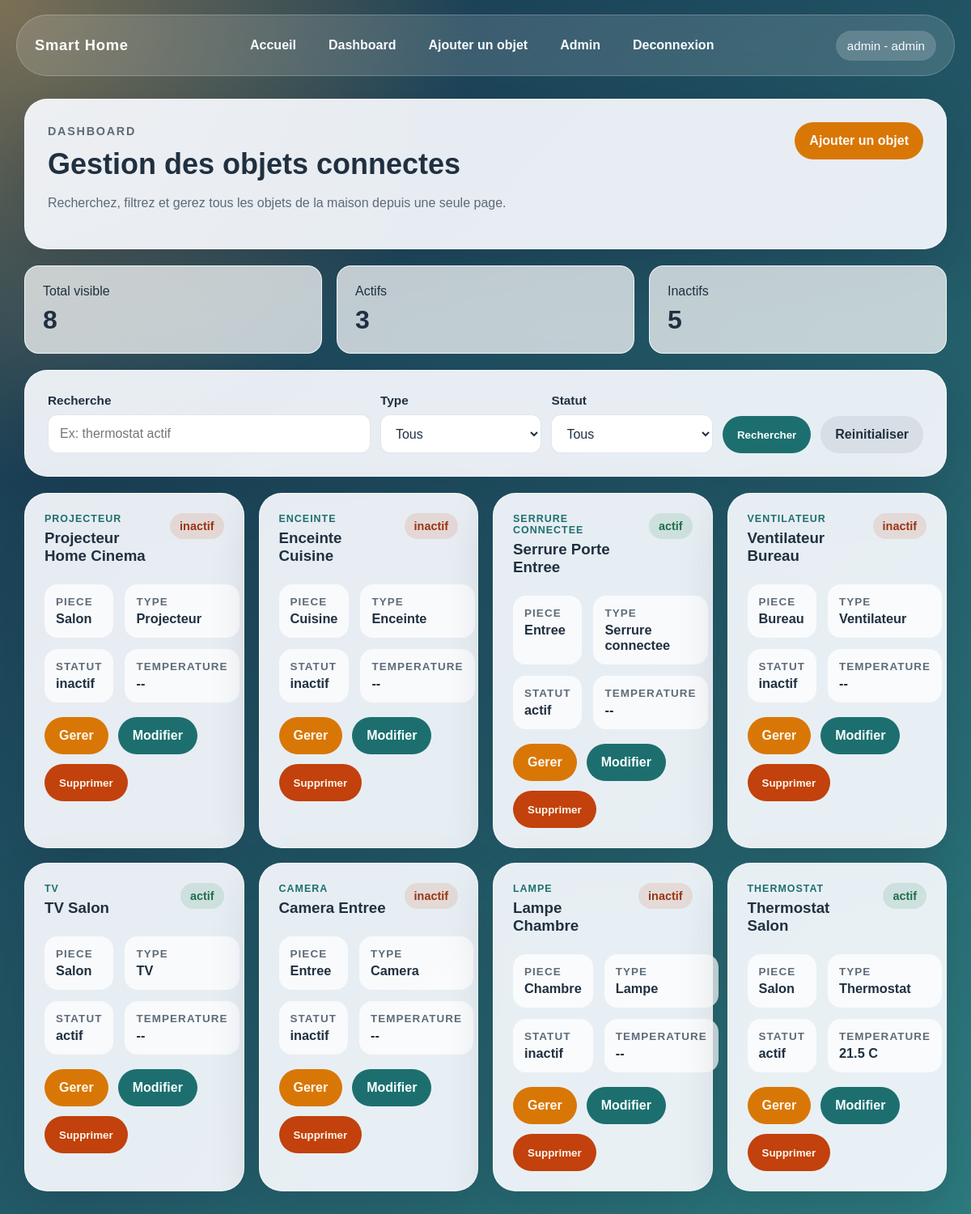
/dashboard (signed in), run on an earlier commit of the app's database.
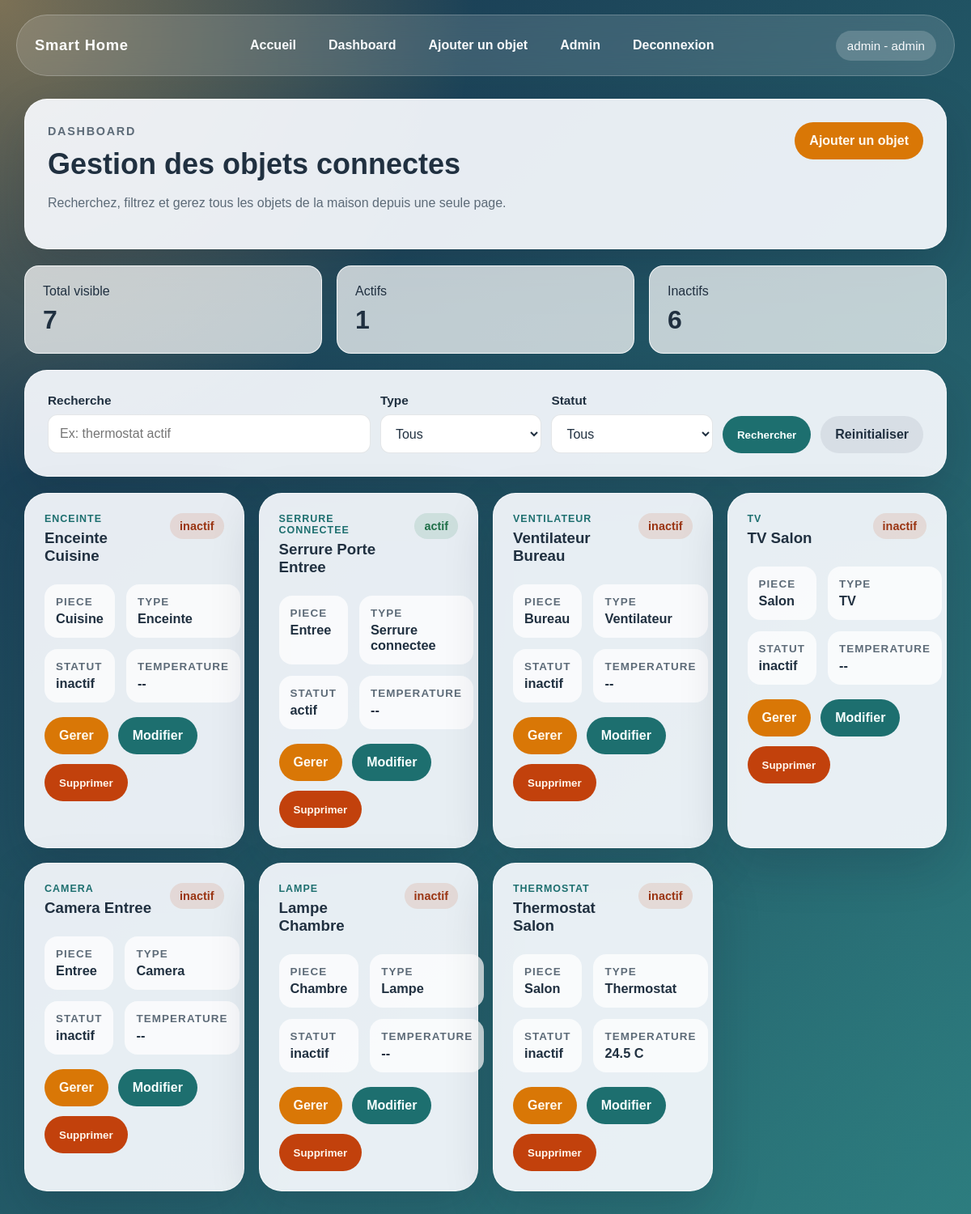
And on a later commit of the database.
### tables this page shows
CREATE TABLE objects (
        id INTEGER PRIMARY KEY AUTOINCREMENT,
        name TEXT NOT NULL,
        type TEXT NOT NULL,
        status TEXT NOT NULL DEFAULT 'actif',
        temperature REAL,
        room TEXT NOT NULL
    );

### app.py (the view)
@app.route("/dashboard")
@login_required
def dashboard():
    search_text = request.args.get("search", "").strip()
    type_filter = request.args.get("type", "").strip()
    status_filter = request.args.get("status", "").strip()
    conn = get_db_connection()
    try:
        objects = list_objects(conn, search_text, type_filter, status_filter)
        object_types = get_available_object_types(conn)
    finally:
        conn.close()
    active_count = sum(1 for object_data in objects if object_data["status"] == "actif")
    inactive_count = sum(1 for object_data in objects if object_data["status"] == "inactif")
    return render_template(
        "dashboard.html",
        objects=objects,
        object_types=object_types,
        search_text=search_text,
        type_filter=type_filter,
        status_filter=status_filter,
        active_count=active_count,
        inactive_count=inactive_count,
    )

### app.py (called while the page is built)
def get_db_connection():
    conn = sqlite3.connect(DATABASE)
    conn.row_factory = sqlite3.Row
    return conn

def normalize_text(value):
    normalized = unicodedata.normalize("NFKD", str(value or ""))
    without_accents = "".join(
        char for char in normalized if not unicodedata.combining(char)
    )
    return without_accents.lower().strip()

def normalize_status_value(value):
    token = normalize_text(value)
    if token in {"1", "true", "actif", "on", "active"}:
        return "actif"
    return "inactif"

def type_label(value):
    if not value:
        return "Objet"
    return TYPE_LABELS.get(value, value.replace("_", " ").title())

def serialize_object(row):
    temperature = row["temperature"]
    if temperature in ("", None):
        parsed_temperature = None
    else:
        try:
            parsed_temperature = float(temperature)
        except (TypeError, ValueError):
            parsed_temperature = None
    return {
        "id": row["id"],
        "name": row["name"],
        "type": row["type"],
        "status": normalize_status_value(row["status"]),
        "temperature": parsed_temperature,
        "room": row["room"],
    }

def get_available_object_types(conn, current_type=""):
    types = list(DEFAULT_OBJECT_TYPES)
    rows = conn.execute(
        """
        SELECT DISTINCT type
        FROM objects
        WHERE type IS NOT NULL AND type <> ''
        ORDER BY type ASC
        """
    ).fetchall()
    for row in rows:
        value = row["type"].strip()
        if value and value not in types:
            types.append(value)
    if current_type and current_type not in types:
        types.append(current_type)
    return types

def login_required(view_func):
    @wraps(view_func)
    def wrapped_view(*args, **kwargs):
        if not session.get("user_id"):
            flash("Connectez-vous pour acceder a cette page.", "error")
            return redirect(url_for("login"))
        return view_func(*args, **kwargs)
    return wrapped_view

@app.template_filter("type_label")
def type_label_filter(value):
    return type_label(value)

### templates/dashboard.html (shortened to what this page needs)
{% extends "base.html" %}
{% block content %}
<section class="panel section-head">
    <div>
        <p class="eyebrow">Dashboard</p>
        <h1>Gestion des objets connectes</h1>
        <p>Recherchez, filtrez et gerez tous les objets de la maison depuis une seule page.</p>
    </div>
    <div class="button-row">
        <a href="{{ url_for('add_object') }}" class="btn btn-primary">Ajouter un objet</a>
    </div>
</section>
<section class="stats-grid">
    <article class="stat-card">
        <span>Total visible</span>
        <strong>{{ objects|length }}</strong>
    </article>
    <article class="stat-card">
        <span>Actifs</span>
        <strong>{{ active_count }}</strong>
    </article>
    <article class="stat-card">
        <span>Inactifs</span>
        <strong>{{ inactive_count }}</strong>
    </article>
</section>
<section class="panel filter-panel">
    <form method="GET" class="filter-bar">
        <div class="field">
            <label for="search">Recherche</label>
            <input
                id="search"
                name="search"
                type="text"
                placeholder="Ex: thermostat actif"
                value="{{ search_text }}"
            >
        </div>
        <div class="field">
            <label for="type">Type</label>
            <select id="type" name="type">
                <option value="">Tous</option>
            </select>
        </div>
        <div class="field">
            <label for="status">Statut</label>
            <select id="status" name="status">
                <option value="">Tous</option>
            </select>
        </div>
        <button type="submit" class="btn btn-secondary">Rechercher</button>
        <a href="{{ url_for('dashboard') }}" class="btn btn-ghost">Reinitialiser</a>
    </form>
</section>
{% if objects %}
    <section class="object-grid">
        {% for object in objects %}
            <article class="panel object-card">
                <div class="object-head">
                    <div>
                        <p class="meta">{{ object.type|type_label }}</p>
                        <h3>{{ object.name }}</h3>
                    </div>
                    <span class="status-badge status-{{ object.status }}">{{ object.status }}</span>
                </div>
                <dl class="object-details">
                    <div>
                        <dt>Piece</dt>
                        <dd>{{ object.room }}</dd>
                    </div>
                    <div>
                        <dt>Type</dt>
                        <dd>{{ object.type|type_label }}</dd>
                    </div>
                    <div>
                        <dt>Statut</dt>
                        <dd>{{ object.status }}</dd>
                    </div>
                    <div>
                        <dt>Temperature</dt>
                        <dd>
                            {% if object.temperature is not none %}
                                {{ "%.1f"|format(object.temperature) }} C
                            {% else %}
                                --
                            {% endif %}
                        </dd>
                    </div>
                </dl>
                <div class="card-actions">
                    <a href="{{ url_for('control_object', object_id=object.id) }}" class="btn btn-primary">Gerer</a>
                    <a href="{{ url_for('edit_object', object_id=object.id) }}" class="btn btn-secondary">Modifier</a>
                    <form method="POST" action="{{ url_for('delete_object', object_id=object.id) }}" class="inline-form">
                        <button type="submit" class="btn btn-danger">Supprimer</button>
                    </form>
                </div>
            </article>
        {% endfor %}
    </section>
{% else %}
    <section class="panel">
        <h3 class="table-title">Aucun objet trouve</h3>
        <p class="empty-state">Essayez une autre recherche ou ajoutez un nouvel objet.</p>
    </section>
{% endif %}
{% endblock %}

### templates/base.html (shortened to what this page needs)
<!DOCTYPE html>
<html lang="fr">
<head>
    <link rel="stylesheet" href="{{ url_for('static', filename='style.css') }}">
</head>
<body>
    <header class="site-header">
        <div class="nav-shell">
            <a class="brand" href="{{ url_for('home') }}">Smart Home</a>
            <nav class="nav-links">
                <a href="{{ url_for('home') }}">Accueil</a>
                {% if session.get('user_id') %}
                    <a href="{{ url_for('dashboard') }}">Dashboard</a>
                    <a href="{{ url_for('add_object') }}">Ajouter un objet</a>
                    {% if session.get('role') == 'admin' %}
                        <a href="{{ url_for('admin') }}">Admin</a>
                    {% endif %}
                    <a href="{{ url_for('logout') }}">Deconnexion</a>
                {% else %}
                    <a href="{{ url_for('login') }}">Connexion</a>
                    <a href="{{ url_for('register') }}">Inscription</a>
                {% endif %}
            </nav>
            {% if session.get('username') %}
                <div class="session-pill">
                    {{ session.get('username') }}
                    {% if session.get('role') == 'admin' %}
                        - admin
                    {% endif %}
                </div>
            {% endif %}
        </div>
    </header>
    <main class="page-shell">
        {% block content %}{% endblock %}
    </main>
</body>
</html>

What changed in the data, as far as the page shows it:
removed objects: type|type_label "PROJECTEUR", name "Projecteur Home Cinema", status "inactif", room "Salon", type|type_label "Projecteur"
changed objects "TV Salon": status "actif" → "inactif"
changed objects "Thermostat Salon": status "actif" → "inactif"; temperature "21.5" → "24.5"
Also different on the page:
{{ objects|length }}: "8" → "7"
{{ active_count }}: "3" → "1"
{{ inactive_count }}: "5" → "6"
